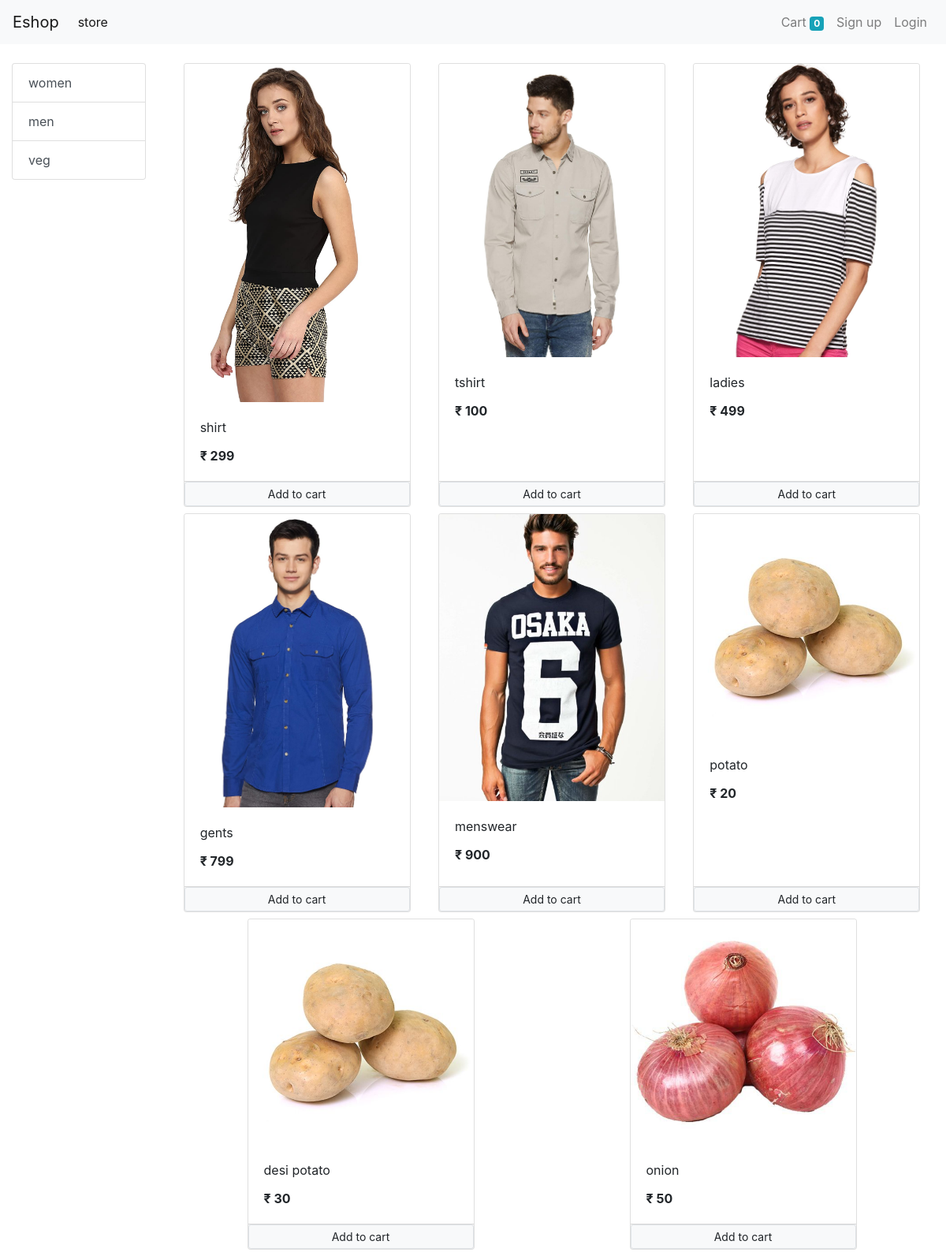
The app's page /index/ with its own data.
### store/models/category.py (models this page shows, shortened)
class Category(models.Model):
    user_name = models.CharField(max_length=100)
    @staticmethod
    def get_all_categories():
        return Category.objects.all()

### store/models/product.py (models this page shows, shortened)
class Product(models.Model):
    user_name = models.CharField(max_length=100)
    price = models.IntegerField(default=0)
    category = models.ForeignKey(Category,on_delete= models.CASCADE , default=1)
    description = models.CharField(max_length=50,default='',null=True,blank=True)
    image = models.ImageField(upload_to ='uploads/')
    @staticmethod
    def get_all_product():
        return Product.objects.all()

### store/views.py (the view, shortened to what this page needs)
# urls.py: path('index/',Index.as_view(),name = 'homepage'),
class Index(View):
    def get(self,request):
        cart = request.session.get('cart')
        if not cart:
            request.session['cart']={}
        products = None
        categorys = Category.get_all_categories()
        categoryID = request.GET.get('category')
        if categoryID:
            products = Product.get_all_product_by_id(categoryID)
        else:
            products = Product.get_all_product()
        data = {}
        data['products'] =  products
        data['categorys'] = categorys
        return render(request, 'index.html', data)

### store/templatetags/cart.py (called while the page is built)
@register.filter(name='is_in_cart')
def is_in_cart(x,cart):
    keys=cart.keys()
    for id in keys:
        if int(id) == (x.id):
            return True
    return False

### store/templatetags/custom_filter.py (called while the page is built)
@register.filter(name='currency')
def currency(number):
        return "₹ " + str(number)

### store/templates/index.html (shortened to what this page needs)
{% extends 'base.html' %}
{% block content %}
{% load cart %}
{% load custom_filter %}
<div class="container-fluid mt-4">
    <div class = "row">
        <div class ="col-lg-2 mx-auto">
            <div class="list-group">
                {% for category in categorys %}
                <a href="?category={{category.id}}"
					class="list-group-item list-group-item-action">{{category.user_name}}</a>
                {% endfor %}
            </div>
        </div>
            <div id = 'products ' class = "col-lg-10 mx-auto">
                <div class="row mx-auto" >
                    {% for x in products %}
                    <div class="card mx-auto mb-2" id ="{{x.id}}" style="width: 18rem;">
                        <img class="card-img-top" src="{{x.image.url}}" alt="Card image cap">
                        <div class="card-body">
                            <p class="card-title">{{x.user_name}}</p>
                            <p class="card-text"><b>{{x.price|currency}}</b></p>
                        </div>
                        <div class ="card-footer p-0 ">
                            {%if x|is_in_cart:request.session.cart %}
                            <div class="row no-gutters">
                                <form action="#{{x.id}}"class="col-2" method = "POST">
                                    {% csrf_token %}
                                    <input hidden type="text" name= 'product' value ='{{x.id}}'>
                                    <input hidden type="text" name= 'remove' value ='True'>
                                    <input type = "submit" value = "-" class="col-2 btn btn-block btn-secondary">
                                </form>                                <div class = "text-center col">{{x|cart_quantity:request.session.cart}}in cart</div>
                            <form action="#{{x.id}}"class="col-2" method = "POST">
                                {% csrf_token %}
                                <input hidden type="text" name= 'product' value ='{{x.id}}'>
                                <input type = "submit" value = "+" class="col-2 btn btn-block btn-secondary">
                            </form>
                            </div>
                            {%else%}
                            <form action="#{{x.id}}" method = "POST" class = "btn-block">
                                <input type="submit"class="btn btn-light border btn-sm form-control" value = "Add to cart">
                            </form>
                            {%endif%}
                        </div>
                </div>
                {% endfor %}
        </div>
    </div>
</div>
{% endblock %}

### store/templates/base.html (shortened to what this page needs)
<!doctype html>
<html lang="en">
  <head>
    <link rel="stylesheet" href="https://cdn.jsdelivr.net/npm/bootstrap@4.0.0/dist/css/bootstrap.min.css">
  </head>
  <body>
    <nav class="navbar navbar-expand-lg navbar-light bg-light">
        <a class="navbar-brand" href="/index">Eshop</a>
        <div class="collapse navbar-collapse" id="navbarSupportedContent">
          <ul class="navbar-nav mr-auto">
            <li class="nav-item active">
              <a class="nav-link" href="/index">store <span class="sr-only">(current)</span></a>
            </li>
          </ul>
          <ul class="navbar-nav my-2 my-lg-0">
            <li class="nav-item">
              <a class="nav-link" href="/cart">Cart
                <span class="badge badge-info">{{request.session.cart.keys|length}}</span>
                <span class="sr-only">(current)</span></a>
            </li>
            {% if request.session.customer_id %}
            <li class="nav-item">
              <a class="nav-link" href="/order">orders <span class="sr-only">(current)</span></a>
            </li>
            <li class="nav-item">
              <a class="nav-link" href="/logout">logout <span class="sr-only">(current)</span></a>
            </li>
            {%else%}
            <li class="nav-item ">
              <a class="nav-link" href="/signup">Sign up <span class="sr-only">(current)</span></a>
            </li>
            <li class="nav-item ">
              <a class="nav-link" href="/login">Login <span class="sr-only">(current)</span></a>
            </li>
            {%endif%}
          </ul>
        </div>
</nav>
  {% block content %}{% endblock %}
  </body>
</html>

### records on screen
Category: user_name "women"
Category: user_name "men"
Category: user_name "veg"
Product: {{ x.id }} 1 (drawn), image (picture), user_name "shirt", price "₹ 299"
Product: image (picture), user_name "tshirt", price "₹ 100"
Product: image (picture), user_name "ladies", price "₹ 499"
Product: image (picture), user_name "gents", price "₹ 799"
Product: image (picture), user_name "menswear", price "₹ 900"
Product: image (picture), user_name "potato", price "₹ 20"
Product: image (picture), user_name "desi potato", price "₹ 30"
Product: image (picture), user_name "onion", price "₹ 50"

### other values on screen
{{ request.session.cart.keys|length }} "0"
